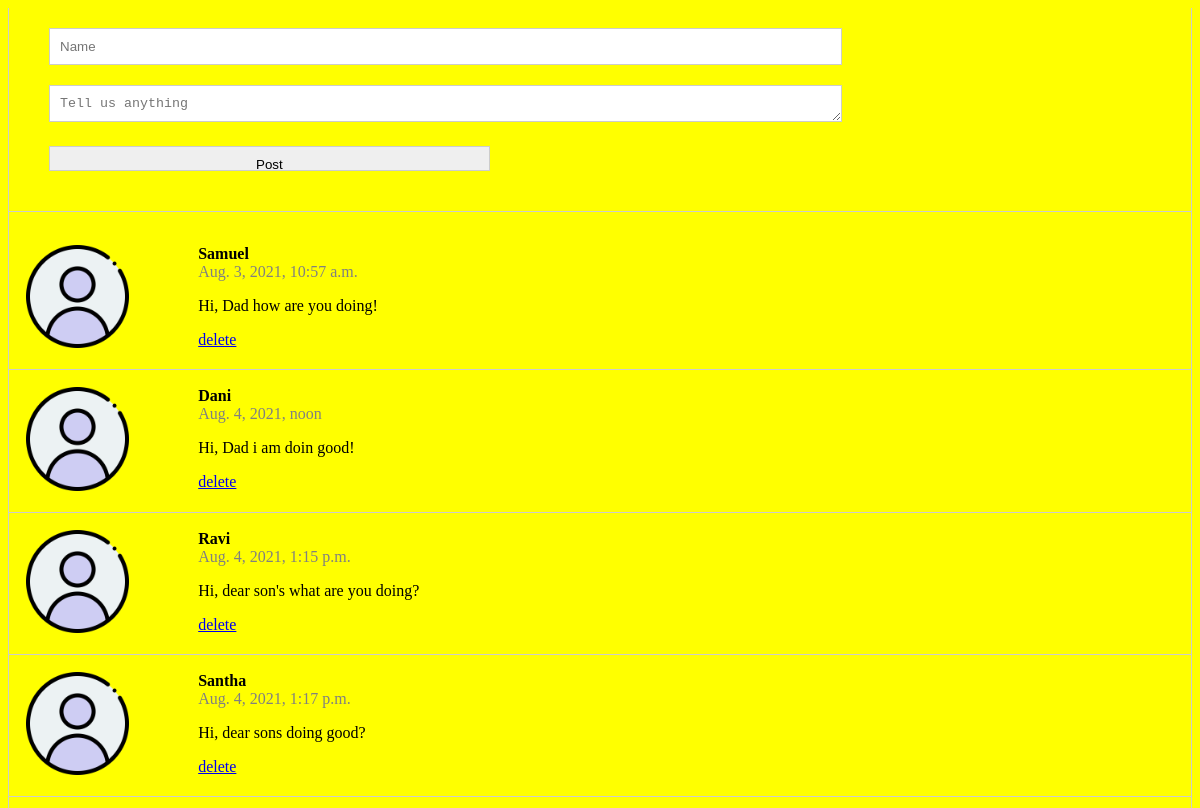
The page / on the database its author committed.
### posts/models.py (models this page shows)
class Post(models.Model):
    class Meta(object):
        db_table = 'post'
    name = models.CharField(
    'Name', blank=False, null=False, max_length=14, db_index =True, default='Anonymous'
    )
    body = models.CharField(
    'Name', blank=True, null=True, max_length=140, db_index =True,
    )
    created_at = models.DateTimeField(
        'Created DateTime', blank=True, auto_now_add=True
    )

### posts/views.py (the view)
# urls.py: path('', views.index, name='index'),
def index(request):
    if request.method == 'POST':
        form = PostForm(request.POST)
        if form.is_valid():
            form.save()
            return HttpResponseRedirect('/')
    posts = Post.objects.all()[:20]
    return render(request, 'posts.html',
                  {'posts': posts})

### templates/posts.html (shortened to what this page needs)
{% extends "base.html"%} {% block content %} {% load static %}
<section class="content">
    <section class = "post_forum">
      <form action= "/" method="POST">
        <input type ="text"  name="name" placeholder="Name" required />
        <textarea name="body" placeholder="Tell us anything" required></textarea>
        <input type="submit" value="Post"/>
      </form>
    </section>
    <section class = "posts">
      <ul>
        {% for post in posts %}
        <li>
          <div class="logo">
               <img src="{% static 'img/user.png' %}"/>
          </div>
          <div class = "name_body">
              <div class = "name">{{ post.name }}</div>
              <div class = "datetime">{{ post.created_at }}</div>
              <p>{{ post.body }}</p>
              <a href ="/delete/{{ post.id }}/" >delete</a>
          </div>
         </li>
        {% endfor %}
    </ul>
  </section>
</section>
{% endblock %}

### templates/base.html (shortened to what this page needs)
<!DOCTYPE html>
<html lang="en">
<head>
    {% load static %}
    <link href="{% static 'css/style.css' %}" rel="stylesheet" />
  </head>
  <body>
    {% block content %} {{ content }} {% endblock %}
  </body>
</html>

### static/css/style.css (style rules this page uses)
html, body { height: 100%; }
.content { height: 100%; margin: 0 auto; border-left: 1px solid #ccc; border-right: 1px solid #ccc; }
body { background-color: yellow; }
.post_forum { padding: 20px 40px; border-bottom: 1px solid #ccc; }
.post_forum input { width: 70%; height: 15px; margin-bottom: 20px; padding: 10px; border: 1px solid #ccc; }
.post_forum textarea { width: 70%; height: 15px; margin-bottom: 20px; padding: 10px; border: 1px solid #ccc; }
.post_forum input[type = submit] { width: 40%; height: 25px; margin-bottom: 20px; padding: 10px; border: 1px solid #ccc; display: inline-block; text-align: top; }
.posts ul { padding: 0; }
.posts li { display: flex; border-bottom: 1px solid #ccc; padding: 17px; }
.posts li .logo { flex-basis: 15%; }
.posts li .logo img { width: 60%; }
.posts li .name_body { flex-basis: 85%; }
.posts li .name_body .name { font-weight: bold; }
.posts li .name_body .datetime { color: gray; }

### rows shown on the page
Post: name "Samuel", created_at "Aug. 3, 2021, 10:57 a.m.", body "Hi, Dad how are you doing!"
Post: name "Dani", created_at "Aug. 4, 2021, noon", body "Hi, Dad i am doin good!"
Post: name "Ravi", created_at "Aug. 4, 2021, 1:15 p.m.", body "Hi, dear son's what are you doing?"
Post: name "Santha", created_at "Aug. 4, 2021, 1:17 p.m.", body "Hi, dear sons doing good?"
